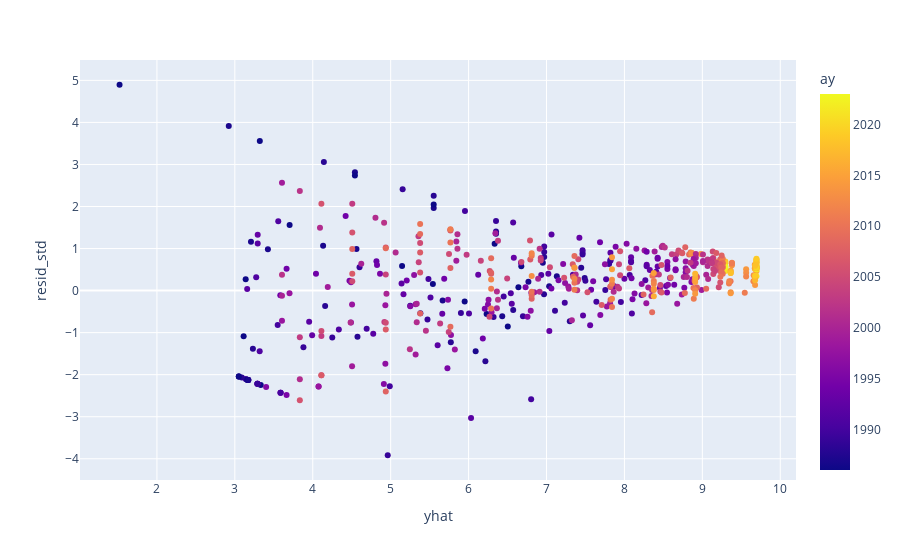

Write notebook code for a chart like this one.
### Code cell
df.plot(kind='scatter', x='yhat', y='resid_std', color='ay', hover_data=['ay', 'dev', 'cal'])

### Figure 1 — Plotly figure (JSON) as saved in the notebook; plotly's stock layout.template omitted (floating-point values rounded to 4 significant figures; data arrays with more than 128 entries replaced by an {"elided": "..."} marker saying what was removed)
{"data": [{"customdata": {"elided": "517x3 int values"}, "hovertemplate": "yhat=%{x}<br>resid_std=%{y}<br>ay=%{marker.color}<br>dev=%{customdata[1]}<br>cal=%{customdata[2]}<extra></extra>", "legendgroup": "", "marker": {"color": {"elided": "517 int values"}, "coloraxis": "coloraxis", "symbol": "circle"}, "mode": "markers", "name": "", "orientation": "v", "showlegend": false, "type": "scatter", "x": {"elided": "517 float values"}, "xaxis": "x", "y": {"elided": "517 float values"}, "yaxis": "y"}], "layout": {"coloraxis": {"colorbar": {"title": {"text": "ay"}}, "colorscale": [[0, "#0d0887"], [0.1111, "#46039f"], [0.2222, "#7201a8"], [0.3333, "#9c179e"], [0.4444, "#bd3786"], [0.5556, "#d8576b"], [0.6667, "#ed7953"], [0.7778, "#fb9f3a"], [0.8889, "#fdca26"], [1, "#f0f921"]]}, "legend": {"tracegroupgap": 0}, "margin": {"t": 60}, "xaxis": {"anchor": "y", "domain": [0, 1], "title": {"text": "yhat"}}, "yaxis": {"anchor": "x", "domain": [0, 1], "title": {"text": "resid_std"}}}}
